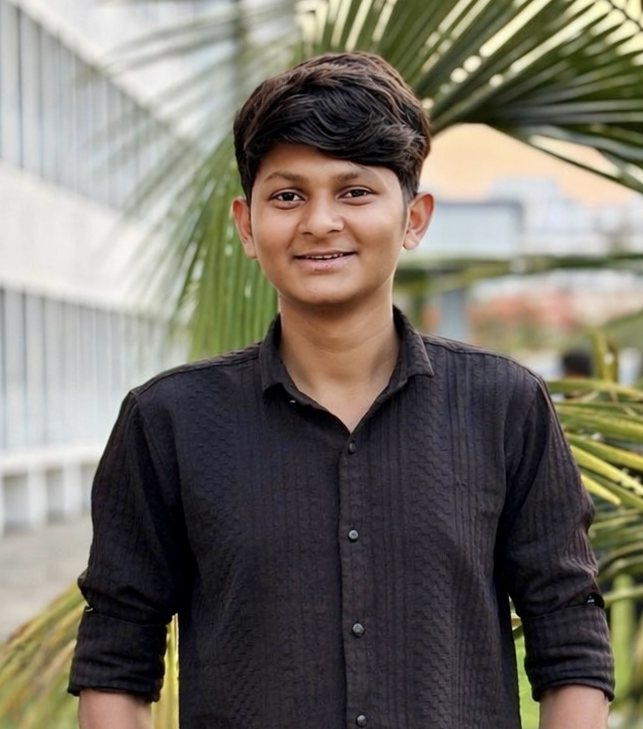
#> input picture .banner-source/crop.png, 643 x 729 px
$ python generate_data.py
#> lines starting #> are read from the running program, lines starting #| are printed output that depends on the picture; after the words box and inside, x2 and y2 are one past the last pixel; in counts of white or black regions, pixels touching at a corner belong together
"""
GitHub profile banner generator.
Two-layer architecture: dense static/drifting portrait (dithered dots) +
sparse traveler swarm that morphs between three glyphs.
Source of truth: this script + the .npy data it reads. Regenerate the SVGs
from here, don't hand-edit them.
"""
import json
import random
import numpy as np
from PIL import Image, ImageOps, ImageFilter, ImageEnhance
from scipy.optimize import linear_sum_assignment
from scipy import ndimage

random.seed(7)
np.random.seed(7)

# ---------------------------------------------------------------------------
# Config
# ---------------------------------------------------------------------------
W, H = 1180, 610
TITLEBAR_H = 32

PALETTE = {
    "portrait_dark": "#A78BFA",
    "portrait_light": "#7C3AED",
    "chrome": "#22D3EE",
    "chrome_dim": "#0891B2",
    "accent": "#10B981",
    "bg_dark": "#0A101F",
    "bg_light": "#F8FAFC",
    "panel_dark": "#0E1526",
    "panel_light": "#EEF2F7",
    "text_dark": "#94A3B8",
    "text_light": "#475569",
    "value_dark": "#F8FAFC",
    "value_light": "#0F172A",
}

FIELDS = {
    "Subject": "Harsh Takalkar",
    "Role": "Machine Learning / Embedded Systems",
    "Origin": "Pune, India",
    "Education": "B.Tech ECE, PICT",
    "Status": "Training Models + Building Hardware",
    "ToolChain": "VS Code, Git, Arduino IDE, Jupyter",
    "Core.Lang": "Python, C++, Java, SQL",
    "Core.Frontend": "HTML, CSS, JavaScript",
    "Core.Backend": "SQL Systems",
    "Core.Database": "MySQL",
    "Core.Infra": "Git, GitHub, Vercel",
    "Grid.Mail": "harshtakalkar037@gmail.com",
    "Grid.Portfolio": "harsh58.onrender.com",
    "Grid.LinkedIn": "linkedin.com/in/harsh-takalkar",
    "Grid.GitHub": "harshtakalkar037-boop",
}
HANDLE = "harshtakalkar037-boop"

# loop timeline (seconds)
INTRO_DUR = 3.2
PORTRAIT_DUR = 3.0
TRANS_DUR = 1.3
LOGO_DUR = 2.0
LOOP_DUR = PORTRAIT_DUR + TRANS_DUR + LOGO_DUR + TRANS_DUR + LOGO_DUR + TRANS_DUR + LOGO_DUR + TRANS_DUR
assert abs(LOOP_DUR - 14.2) < 0.01, LOOP_DUR

N_TRAVELERS = 560
N_INTRO_GROUPS = 60
N_DRIFT_BANDS = 24

# ---------------------------------------------------------------------------
# 1. Portrait: tone-map + dither at a resolution tuned for ~17k ink dots
# ---------------------------------------------------------------------------
GRID_W, GRID_H = 168, 191

crop = Image.open("crop.png").convert("L").resize((GRID_W, GRID_H), Image.LANCZOS)
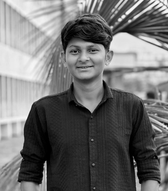
#> crop: PIL image 168x191 L; min 0, max 254, mean 112.3
crop = ImageOps.autocontrast(crop, cutoff=1)
crop = crop.filter(ImageFilter.UnsharpMask(radius=3, percent=140))
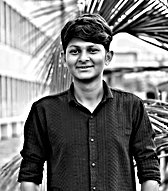
#> crop: PIL image 168x191 L; min 0, max 255, mean 119.5
crop = ImageEnhance.Contrast(crop).enhance(1.3)
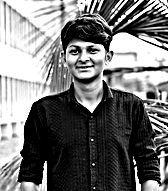
#> crop: PIL image 168x191 L; min 0, max 255, mean 117.9
dithered = crop.convert("1", dither=Image.FLOYDSTEINBERG)
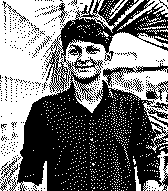
#> dithered: PIL image 168x191 1; 46.2% white; 786 white regions (777 under 20 px), largest, box (x1, y1, x2, y2) and area: (0, 0, 168, 191) 12897, (143, 151, 168, 191) 345, (117, 0, 168, 31) 283
ink = ~np.array(dithered)  # True = dot present (dark tone)

#> (the run stopped early here; a loop or call above may not have finished)
